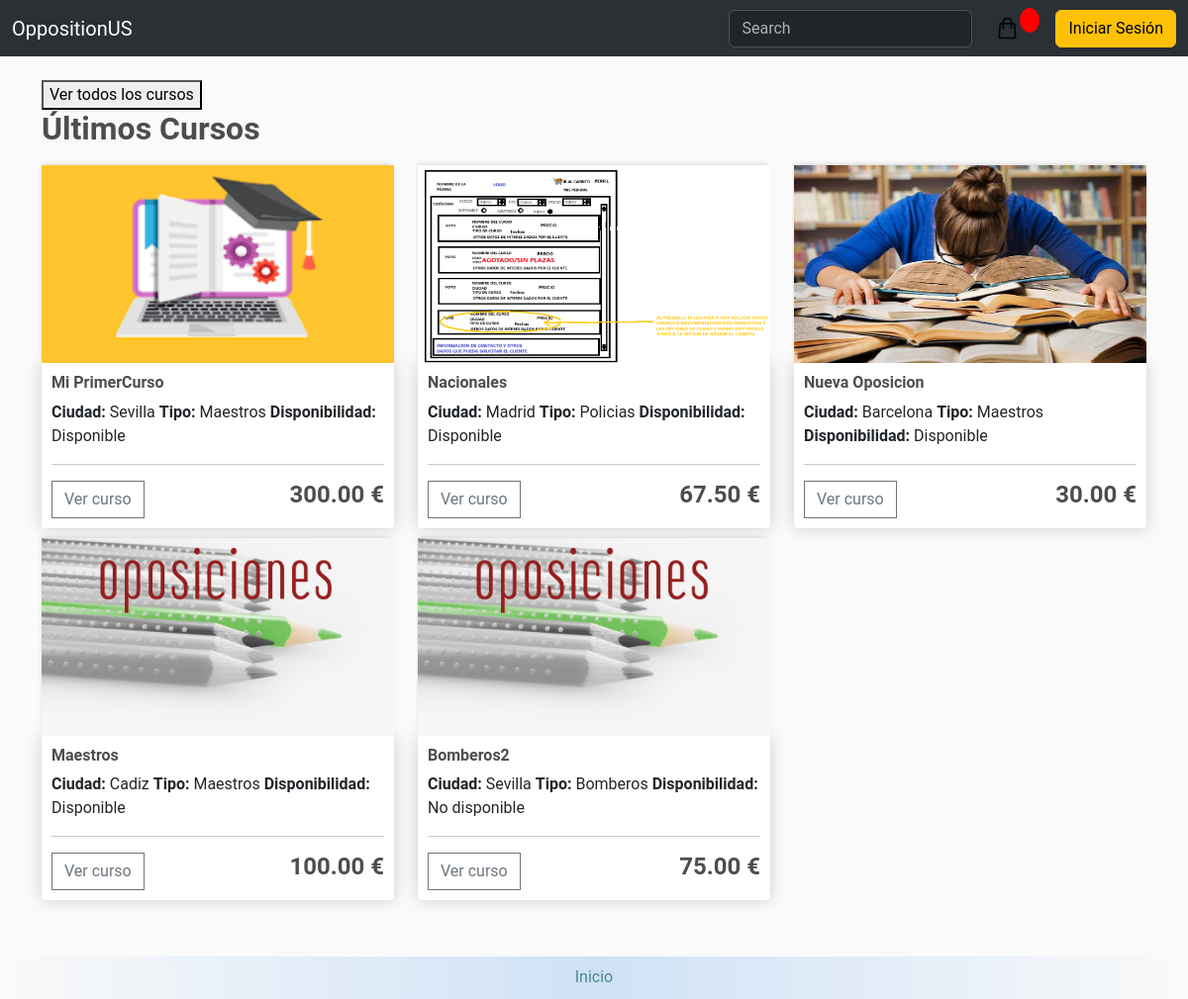
Before: / with the older database file.
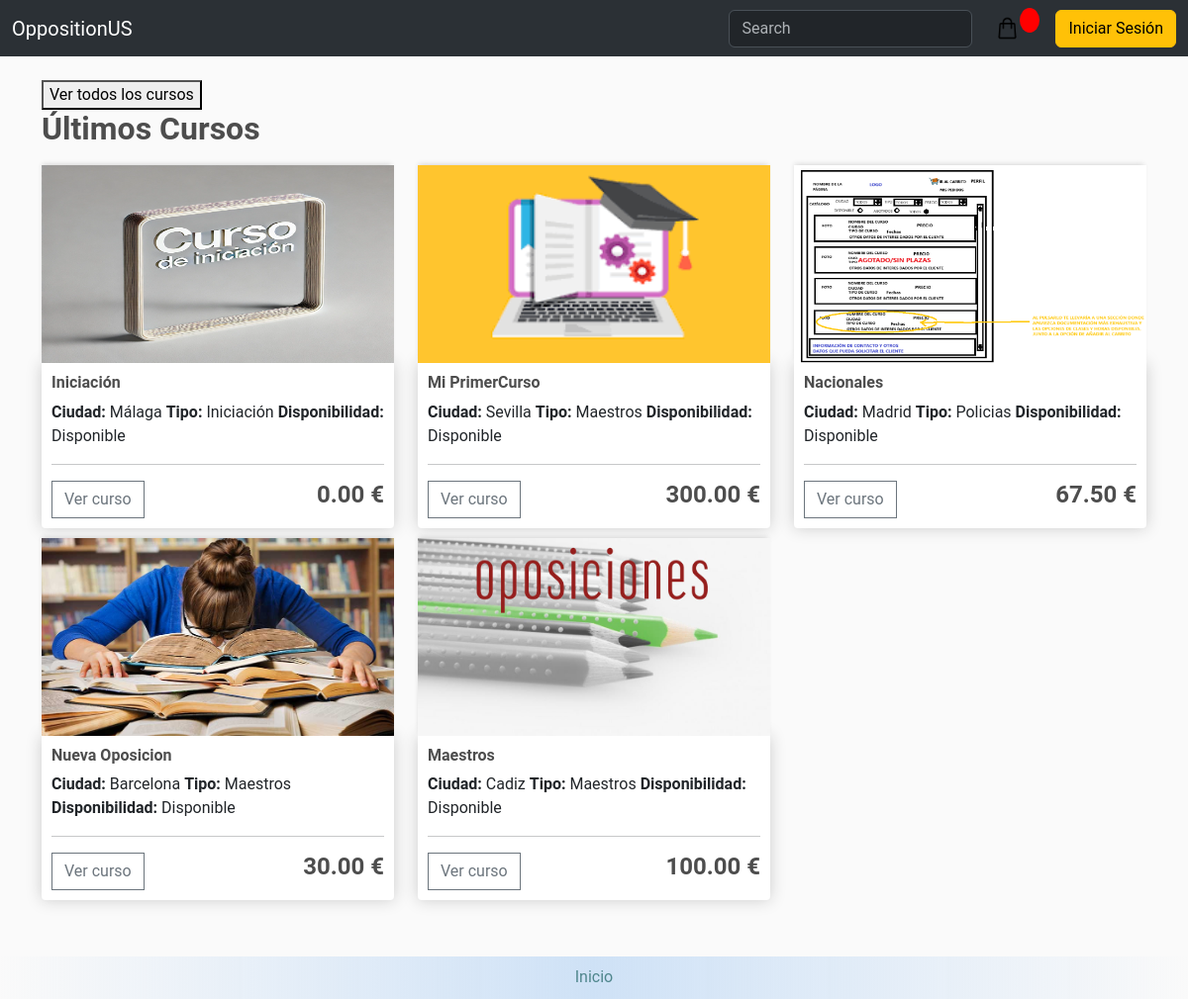
After: the same page with the newer database file.
### store/models.py (models this page shows, shortened)
class Course(models.Model):
    name = models.CharField(max_length=200, null=False, blank=False)
    image = models.ImageField(upload_to='courses')
    price = models.DecimalField(max_digits=7, decimal_places=2, null=False, blank=False, validators=[MinValueValidator(0)])
    details = models.CharField(max_length=200, null=True, blank=True)
    city = models.CharField(max_length=200, null=False, blank=False)
    course_type = models.ForeignKey(CourseType, null=True, on_delete=models.SET_NULL)
    capacity = models.DecimalField(max_digits=7, decimal_places=2, null=False, blank=False, validators=[MinValueValidator(0)])
    is_available = models.BooleanField(default=True)
    start_date = models.DateField(null=False, blank=False)
    end_date = models.DateField(null=False, blank=False)
    class Meta:
        verbose_name = 'Course'
        verbose_name_plural = 'Courses'
        ordering = ['name']

class CourseType(models.Model):
    name = models.CharField(max_length=50, unique=True, null=False, blank=False)
    def __str__(self):
        return self.name
    class Meta:
        verbose_name = 'Course type'
        verbose_name_plural = 'Course types'
        ordering = ['name']

### store/views.py (the view)
# urls.py: path('',views.showcase, name='showcase'),
def showcase(request):
    courses_preview = Course.objects.order_by('-id')[:5]
    context = {
        'courses_preview': courses_preview,
    }
    return render(request, 'store/preview.html', context)

### store/templates/store/preview.html (shortened to what this page needs)
{% extends 'store/main.html' %}
{% load static %}
{% block content %}
<div class="row">
    <form action="{% url 'store' %}" method="get">
        <button type="submit">Ver todos los cursos</button>
    </form>
    <h2><strong>Últimos Cursos</strong></h2>
    {% for course in courses_preview %}
        <div class="col-lg-4">
            <a href="{% url 'details' course.id %}">
                {% if course.image %}
                    <img class="thumbnail" src="{{ course.image.url }}">
                {% else %}
                    <img class="thumbnail" src="/products/placeholder.png">
                {% endif %}
            </a>
            <div class="box-element product">
                <h6><strong>{{ course.name }}</strong></h6>
                <h8><strong>Ciudad:</strong> {{ course.city }}</h8>
                <h8><strong>Tipo:</strong> {{ course.course_type }}</h8>
                <h8><strong>Disponibilidad:</strong> {{ course.is_available|yesno:"Disponible,No disponible" }}</h8>
                <hr>
                <a href="{% url 'details' course.id %}">
                    <button class="btn btn-outline-secondary add-btn">Ver curso</button>
                </a>
                <h4 style="display: inline-block; float: right;"><strong>
                    {{ course.price|floatformat:2 }} €
                </strong></h4>
            </div>
        </div>
    {% endfor %}
</div>
{% endblock content %}

Changed rows visible on the page:
no longer on this page (row unchanged): Course: image (placeholder picture), name "Bomberos2", city "Sevilla", course_type "Bomberos", is_available "No disponible", price "75.00"
added Course: image (picture), name "Iniciación", city "Málaga", course_type "Iniciación", is_available "Disponible", price "0.00"
